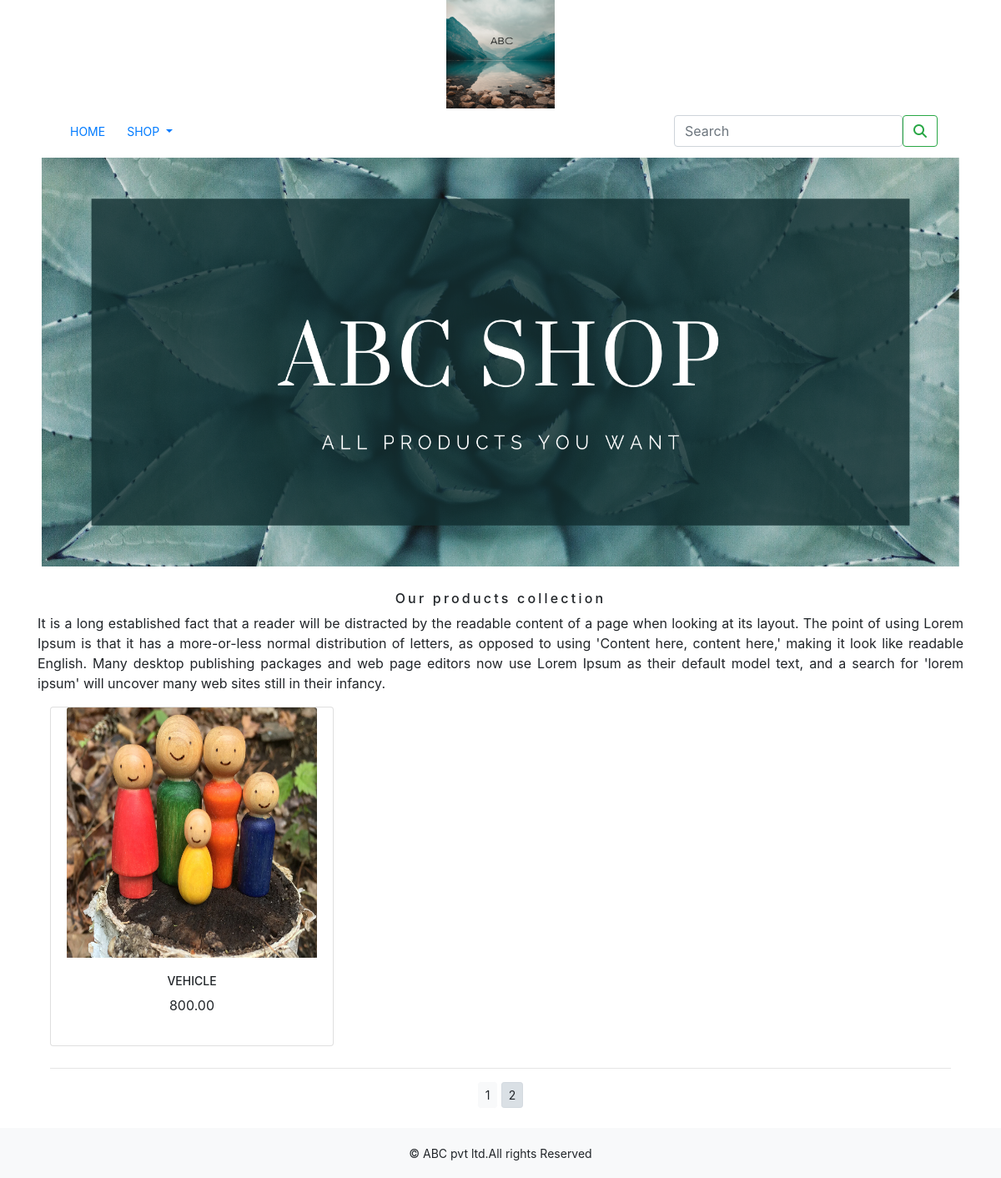
Screenshot of /?page=2 with the database file from the repository.
### shop/models.py (models this page shows, shortened)
class Product(models.Model):
    name=models.CharField(max_length=250,unique=True)
    slug=models.SlugField(max_length=250,unique=True)
    description=models.TextField(blank=True)
    price=models.DecimalField(max_digits=10,decimal_places=2)
    category=models.ForeignKey(Category,on_delete=models.CASCADE)
    image=models.ImageField(upload_to='product',blank=True)
    stock=models.IntegerField()
    available=models.BooleanField(default=True)
    created=models.DateTimeField(auto_now_add=True)
    updated=models.DateTimeField(auto_now_add=True)
    def get_url(self):
        return reverse('shop:prodCatdetail',args=[self.category.slug,self.slug])
    class Meta:
        ordering=('name',)
        verbose_name='product'
        verbose_name_plural='products'

### shop/views.py (the view)
# urls.py: path('',views.allProdCat,name='allProdCat'),
def allProdCat(request,c_slug=None):
    c_page=None
    products_list=None
    if c_slug!=None:
        c_page=get_object_or_404(Category,slug=c_slug)
        products_list=Product.objects.all().filter(category=c_page,available=True)
    else:
        products_list=Product.objects.all().filter(available=True)
    paginator=Paginator(products_list,6)
    try:
        page=int(request.GET.get('page','1'))
    except:
        page=1
    try:
        products=paginator.page(page)
    except (EmptyPage,InvalidPage):
        products=paginator.page(paginator.num_pages)
    return render(request,"category.html",{'category':c_page,'products':products})

### cart/context_processors.py (called while the page is built)
def counter(request):
    item_count=0
    if 'admin' in request.path:
        return {}
    else:
        try:
            cart=Cart.objects.filter(cart_id=_cart_id(request))
            cart_items=CartItem.objects.all().filter(cart=cart[:1])
            for cart_item in cart_items:
                item_count += cart_item.quantity
        except Cart.DoesNotExist:
            item_count=0
    return dict(item_count=item_count)

### cart/views.py (called while the page is built)
def _cart_id(request):
    cart=request.session.session_key
    if not cart:
        cart=request.session.create()
    return cart

### shop/context_processors.py (called while the page is built)
def menu_links(request):
    links=Category.objects.all()
    return dict(links=links)

### shop/models.py (called while the page is built)
    def get_url(self):
        return reverse('shop:products_by_category', args=[self.slug])

### templates/category.html (shortened to what this page needs)
{% extends 'base.html' %}
{% load static %}
{% block content %}
    {% if category %}
        <div>
            <div class="row my_row_class">
                <div class="mx-auto">
                    <p><a href="{% url 'shop:allProdCat' %}">Our Product Collections</a></p>
                </div>
            </div>
        </div>
        <div class="mx-auto">
            <img class="my_image" src="{{ category.image.url }}" alt="{{ category.name }}" style="width: 800px; height: 400px;">
        </div>
        <br>
        <div>
            <h1 class="text-center my_title">{{ category.name }}</h1>
            <p class="text-justify">{{ category.description }}</p>
        </div>
    {% else %}
        <div>
            <img class="my_image my_image_padding" src="{% static 'img/banner.png' %}" alt="our products" style="width: 1110px; height: 500px;">
        </div>
            <br>
        <div>
            <h1 class="text-center my_title">Our products collection</h1>
            <p class="text-justify">It is a long established fact that a reader will be distracted by the readable content of a page when looking at its layout. The point of using Lorem Ipsum is that it has a more-or-less normal distribution of letters, as opposed to using 'Content here, content here,' making it look like readable English. Many desktop publishing packages and web page editors now use Lorem Ipsum as their default model text, and a search for 'lorem ipsum' will uncover many web sites still in their infancy.</p>
        </div>
    {% endif %}
    <div class="container">
        <div class="row mx_auto">
            {% for product in products.object_list %}
            <div class="my_bottom_margin col-9 col-sm-12 col-md-4 xol-lg-4">
                <div class="card text-center" style="min-width:18rem;">
                    <a href="{{ product.get_url }}"><img class="card-img-top my_image" src="{{ product.image.url }}" alt="{{ product.name }}" style="width:300px; height:300px; "></a>
                    <div class="card-body">
                        <h4>{{ product.name }}</h4>
                        <p>{{ product.price }}</p>
                    </div>
                </div>
            </div>
            {% endfor %}
        </div>
        <div class="mx-auto">
            {% if products.paginator.num_pages > 1 %}
           <hr>
            <div class="text-center">
                {% for pg in products.paginator.page_range %}
                <a href="?page={{pg}}" class="btn btn-light btn-sm {% if products.number == pg %} active {% endif %}">{{pg}}</a>
                {% endfor %}
            </div>
             {% endif %}
        </div>
        <br>
    </div>
{% endblock %}

### static/css/custom.css (style rules this page uses)
body { font-family: 'Roboto', sans-serif; }
.my_image { width:100%; height:auto; }
.my_title { font-size:16px; text_transform:uppercase; letter-spacing:.2em; }
.my_image_padding { padding:5px; }
.my_bottom_margin { margin-bottom:10px; }
.card-body h4 { font-size:14px; text-transform:uppercase; letter-spacing=.2em; }

### rows the page displays
Product: image (picture), name "VEHICLE", price "800.00"

### other values shown
{{ pg }} "1" "2"
